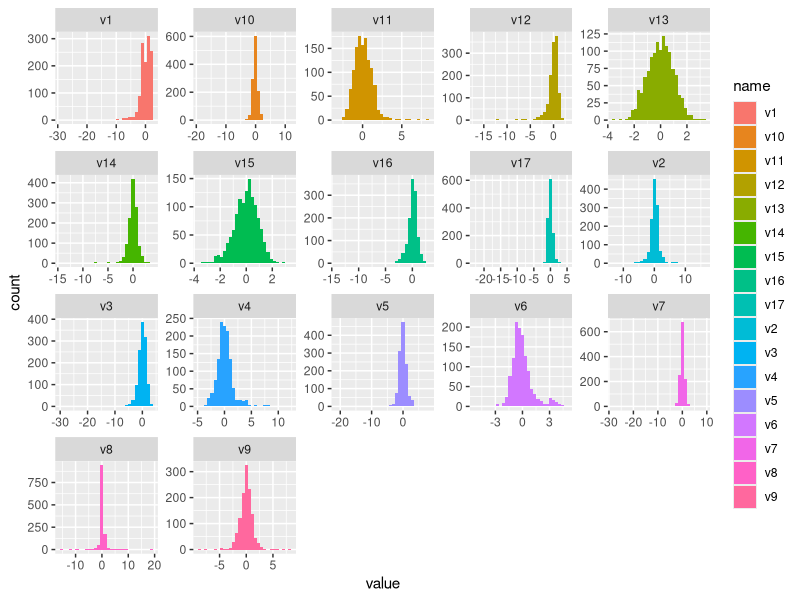
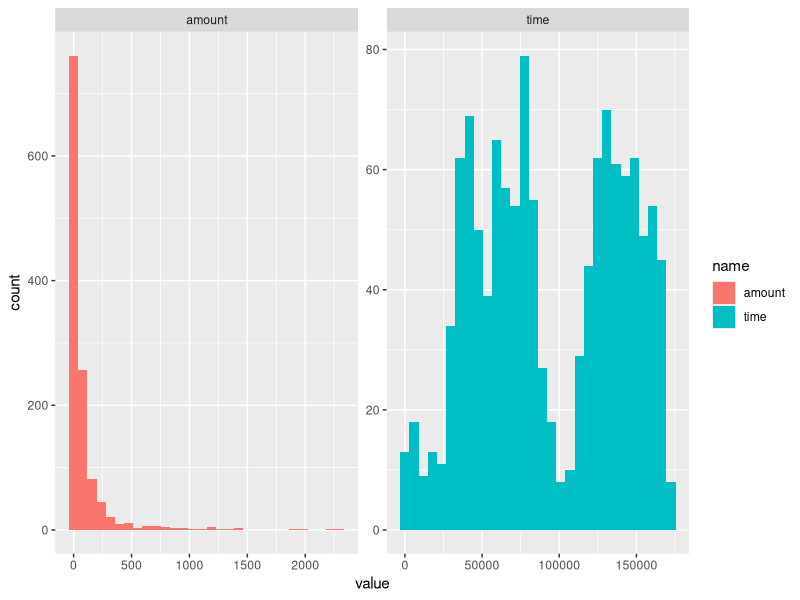
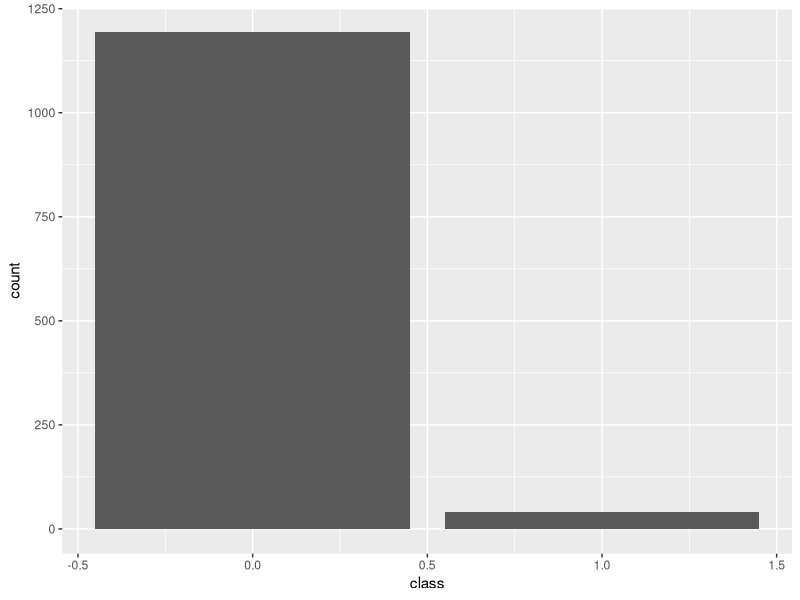
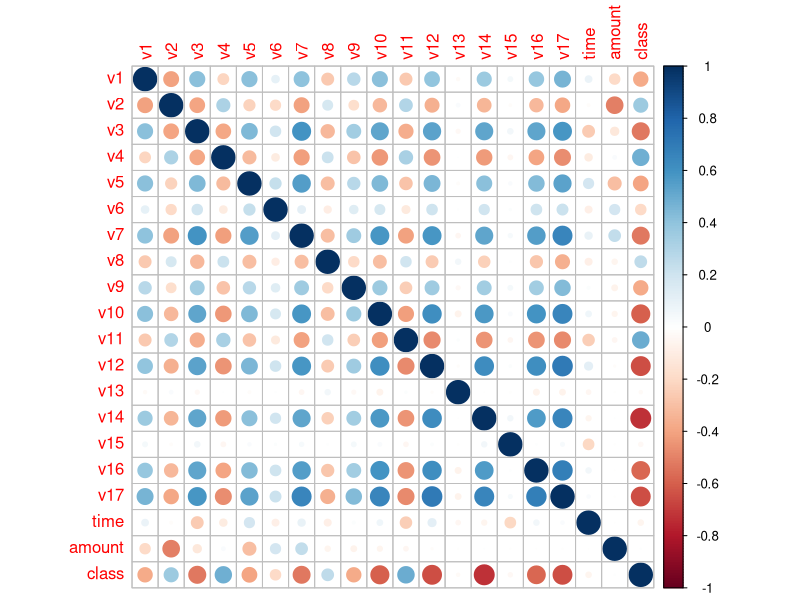
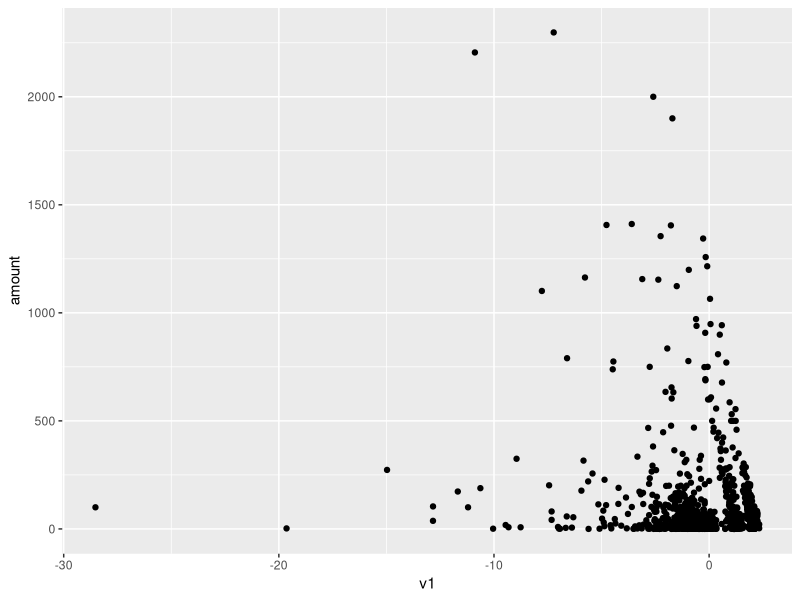
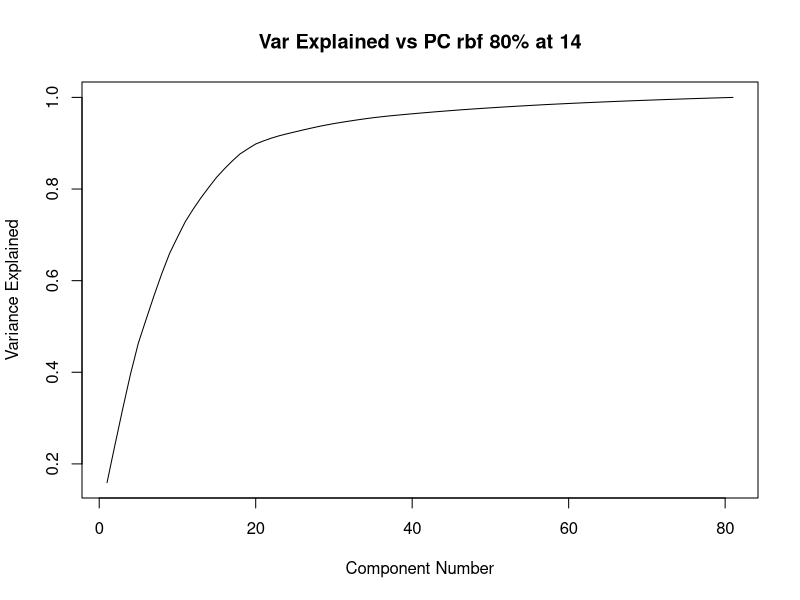

Write R code to recreate these figures, in order.
## ---- chunk 1
library(tidyverse)
library(recipes)
library(caret)
library(rsample)
## ---- chunk 2
dat <- read_csv('fraud.csv')
dat %>% head()
dat %>% dim()
dat %>% colnames()
## ---- chunk 3

dat %>% .[,15:20] %>% head()
## ---- chunk 4
dat$calss <- factor(dat$class, labels = c("No","Yes"))
## ---- chunk 5
dat %>% summary()
## ---- chunk 6
dat %>%
  select(starts_with("V")) %>% 
  pivot_longer(cols = everything()) %>% 
  ggplot(aes(x = value, fill = name)) + 
  geom_histogram() + 
  facet_wrap(~name, scales = "free")

## ---- chunk 7
dat %>% 
    select(time, amount) %>% 
    pivot_longer(cols = everything()) %>% 
    ggplot(aes(x = value, fill = name)) + 
    geom_histogram() + 
    facet_wrap(~name, scales = "free")
## ---- chunk 8
dat %>% 
  ggplot(aes(x=class)) +
  geom_bar()
## ---- chunk 9
dat %>% is.na %>% colSums()
## ---- chunk 10
library(corrplot)
dat %>% 
  select_if(is.numeric) %>% 
  cor() %>% 
  corrplot::corrplot()
## ---- chunk 11
dat %>% 
  ggplot(aes(x=v1, y=amount)) + 
  geom_point()
## ---- chunk 12
splits <- initial_split(dat, prop=0.7, strata=class)
train <- training(splits)
test <- testing(splits)
## ---- chunk 13
pc_dat <- train %>% 
  recipe(calss ~.) %>% 
  step_rm(time) %>% 
  step_normalize(all_numeric_predictors()) %>% 
  prep() %>% 
  juice()
## ---- chunk 14
library(kernlab)
result2 <- kernlab::kpca(~., pc_dat, kernel = "rbfdot", kpar = list(sigma = 0.01))
## ---- chunk 15
pca_plot <- function(kpc, kernel_name){
  var_explained = kpc@eig
  for(i in 2:length(var_explained)){
    var_explained[i] = var_explained[i] + var_explained[i-1]
  }
  var_explained <- var_explained  / var_explained[length(var_explained)]
  
  pc_number <- min(which(var_explained > .80))
  
  plot(var_explained,
       type = 'l',
       main = paste('Var Explained vs PC', kernel_name,'80% at',pc_number ), 
       xlab = 'Component Number', 
       ylab = 'Variance Explained')
}
## ---- chunk 16
pca_plot(result2, "rbf")
